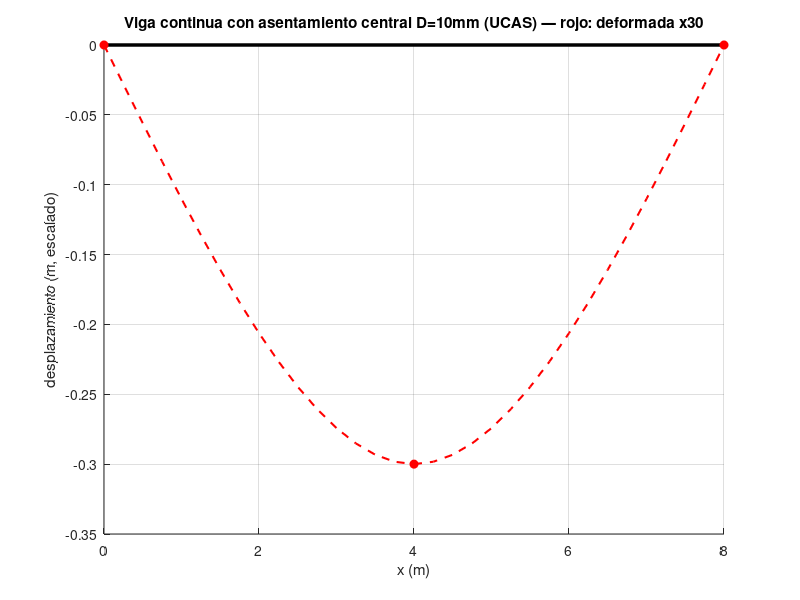

Write MATLAB code to recreate this figure.
% ============================================================
%  VIGA CONTINUA con ASENTAMIENTO DE APOYO  (metodo UCAS 2D)
%  UCAS permite prescribir desplazamientos nodales (Asignar_
%  Desplazamientos_Nodales). Aqui el apoyo CENTRAL de una viga
%  continua de 2 vanos se asienta un valor D. Sin carga externa,
%  el asentamiento diferencial genera MOMENTOS internos.
%  Solucion con GDL prescritos:  Kff*uf = -Kfp*up.
% ============================================================

% Nodos: [ id  x  y ]  (m)  — viga horizontal, 2 vanos iguales
XY = [ 1  0  0
       2  4  0
       3  8  0 ];
% Elementos: [ id  nI  nJ   E(kPa)   A(m2)   I(m4) ]
EL = [ 1  1  2   200e6   0.01   1.0e-4
       2  2  3   200e6   0.01   1.0e-4 ];

Delta = 0.010;              % asentamiento del apoyo central (m, hacia abajo)

nN = size(XY,1);  nE = size(EL,1);  ndof = 3*nN;

% GDL: por nodo [ux, uy, giro]. Apoyos simples: uy restringido, giro LIBRE.
% ux restringido en todos (sin axial). El apoyo central (nodo 2) tiene uy
% PRESCRITO = -Delta (se asienta).
prescribed = [1 2, 4 5, 7 8];              % ux1,uy1, ux2,uy2, ux3,uy3
up_val     = [0 0, 0 -Delta, 0 0];         % valores prescritos
free       = setdiff(1:ndof, prescribed);  % giros: 3, 6, 9

% --- Ensamblaje de K (elemento frame, sin carga externa) --------------
K = zeros(ndof, ndof);
for e = 1:nE
    NI = EL(e,2);  NJ = EL(e,3);
    Ee = EL(e,4);  Ae = EL(e,5);  Ie = EL(e,6);
    dx = XY(NJ,2)-XY(NI,2);  dy = XY(NJ,3)-XY(NI,3);
    L  = sqrt(dx^2+dy^2);    c = dx/L;  sn = dy/L;
    ea = Ee*Ae/L;   ei = Ee*Ie;
    kloc = [ ea, 0,0, -ea, 0,0
             0, 12*ei/L^3, 6*ei/L^2, 0, -12*ei/L^3, 6*ei/L^2
             0, 6*ei/L^2, 4*ei/L, 0, -6*ei/L^2, 2*ei/L
            -ea, 0,0, ea, 0,0
             0, -12*ei/L^3, -6*ei/L^2, 0, 12*ei/L^3, -6*ei/L^2
             0, 6*ei/L^2, 2*ei/L, 0, -6*ei/L^2, 4*ei/L ];
    T = [ c sn 0 0 0 0; -sn c 0 0 0 0; 0 0 1 0 0 0
          0 0 0 c sn 0; 0 0 0 -sn c 0; 0 0 0 0 0 1 ];
    kg = T' * kloc * T;
    g  = [3*NI-2, 3*NI-1, 3*NI, 3*NJ-2, 3*NJ-1, 3*NJ];
    K(g,g) = K(g,g) + kg;
end

% --- Solucion con desplazamientos prescritos:  Kff*uf = -Kfp*up -------
u = zeros(ndof,1);
u(prescribed) = up_val';
Kff = K(free,free);
Kfp = K(free,prescribed);
u(free) = inv(Kff) * ( -Kfp * up_val' );

% --- Momentos de extremo por elemento ---------------------------------
fprintf('Asentamiento del apoyo central: D = %g m (%g mm)\n', Delta, Delta*1000);
disp('=== Momentos de extremo por elemento (kN*m) ===')
for e = 1:nE
    NI = EL(e,2);  NJ = EL(e,3);
    Ee = EL(e,4);  Ae = EL(e,5);  Ie = EL(e,6);
    dx = XY(NJ,2)-XY(NI,2);  dy = XY(NJ,3)-XY(NI,3);
    L  = sqrt(dx^2+dy^2);    c = dx/L;  sn = dy/L;
    ea = Ee*Ae/L;   ei = Ee*Ie;
    kloc = [ ea, 0,0, -ea, 0,0
             0, 12*ei/L^3, 6*ei/L^2, 0, -12*ei/L^3, 6*ei/L^2
             0, 6*ei/L^2, 4*ei/L, 0, -6*ei/L^2, 2*ei/L
            -ea, 0,0, ea, 0,0
             0, -12*ei/L^3, -6*ei/L^2, 0, 12*ei/L^3, -6*ei/L^2
             0, 6*ei/L^2, 2*ei/L, 0, -6*ei/L^2, 4*ei/L ];
    T = [ c sn 0 0 0 0; -sn c 0 0 0 0; 0 0 1 0 0 0
          0 0 0 c sn 0; 0 0 0 -sn c 0; 0 0 0 0 0 1 ];
    g  = [3*NI-2, 3*NI-1, 3*NI, 3*NJ-2, 3*NJ-1, 3*NJ];
    fl = kloc * (T * u(g));
    fprintf('Elem %d (%d-%d):  Mi = %8.3f   Mj = %8.3f   (V = %7.3f kN)\n', ...
            e, EL(e,2), EL(e,3), fl(3), fl(6), fl(2));
end
R = K(prescribed,:) * u;
disp('=== Reacciones verticales en apoyos (kN) — deben sumar ~0 ===')
fprintf('Apoyo 1: %8.3f   Apoyo 2 (asentado): %8.3f   Apoyo 3: %8.3f\n', R(2), R(4), R(6));
fprintf('Suma = %8.4f kN  (esperado ~0, sin carga externa)\n', R(2)+R(4)+R(6));

% Momento teorico sobre el apoyo central (viga 2 vanos iguales, asent. central):
Mteo = 3*EL(1,4)*EL(1,6)*Delta / (4^2);   % 3EI*D/L^2
fprintf('Momento teorico sobre apoyo central (3EI*D/L^2) = %.3f kN*m\n', Mteo);

% --- Grafico: viga original + deformada por asentamiento --------------
figure; hold on; grid on
esc = 30;
plot(XY(:,2), XY(:,3), '-k', 'LineWidth', 2.5);
xd = XY(:,2)';   yd = [u(2) u(5) u(8)]*esc;
% deformada suave por vano (muestreo Hermite)
for e = 1:nE
    NI = EL(e,2); NJ = EL(e,3); L = XY(NJ,2)-XY(NI,2);
    vi=u(3*NI-1); ti=u(3*NI); vj=u(3*NJ-1); tj=u(3*NJ);
    ns=16; xx=zeros(1,ns+1); yy=zeros(1,ns+1);
    for kk=0:ns
        xl=kk*L/ns; s=xl/L;
        N1=1-3*s^2+2*s^3; N2=L*(s-2*s^2+s^3); N3=3*s^2-2*s^3; N4=L*(-s^2+s^3);
        v=N1*vi+N2*ti+N3*vj+N4*tj;
        xx(kk+1)=XY(NI,2)+xl; yy(kk+1)=esc*v;
    end
    plot(xx,yy,'--r','LineWidth',1.5);
end
plot(XY(:,2), yd, 'ro', 'MarkerFaceColor','r','MarkerSize',6);
title(sprintf('Viga continua con asentamiento central D=%gmm (UCAS) — rojo: deformada x%g', Delta*1000, esc));
xlabel('x (m)');  ylabel('desplazamiento (m, escalado)');
